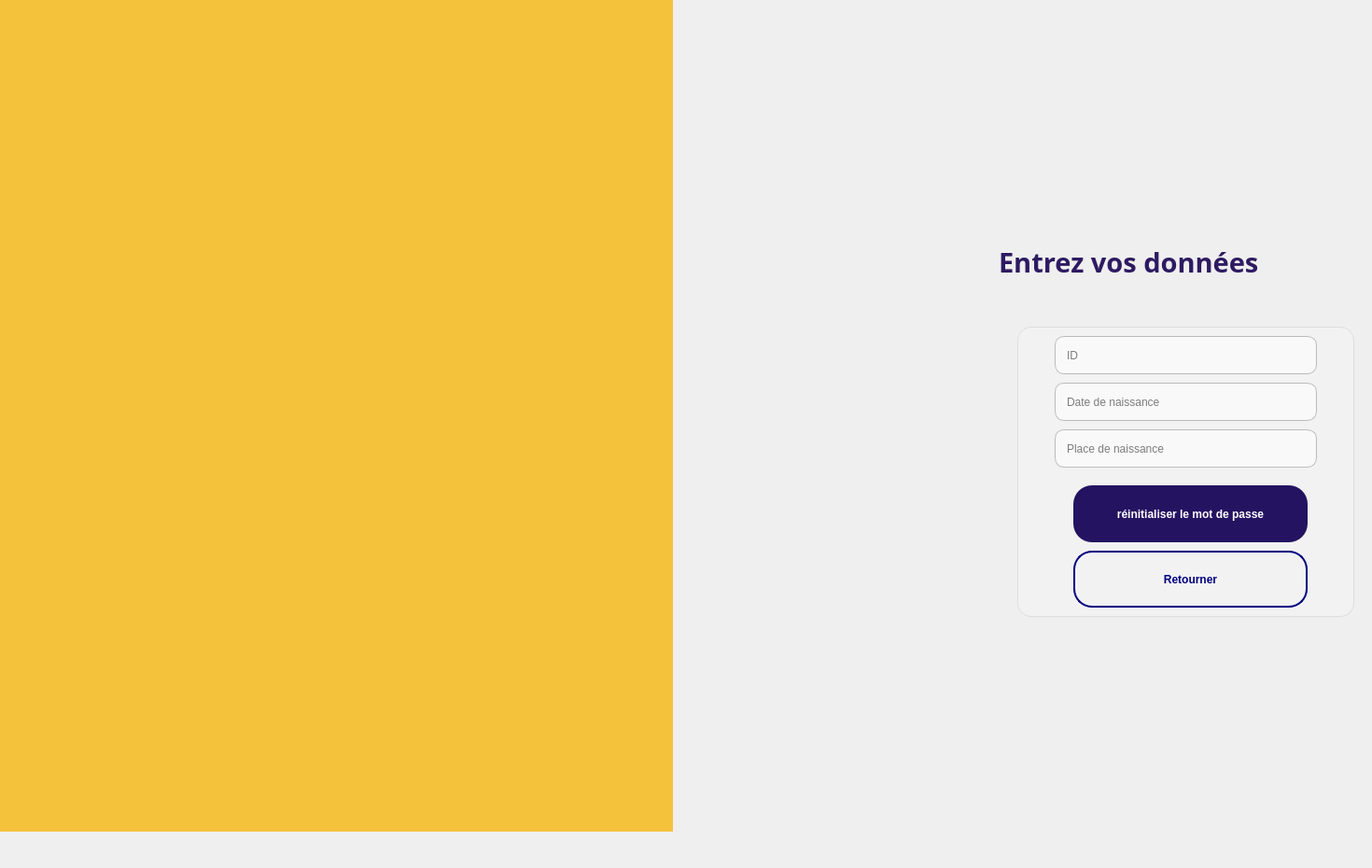
    <widget class="QWidget" name="page_6">
     <widget class="QLineEdit" name="lineEdit_11">
      <property name="geometry">
       <rect>
        <x>230</x>
        <y>320</y>
        <width>281</width>
        <height>41</height>
       </rect>
      </property>
      <property name="styleSheet">
       <string notr="true">QLineEdit {
    background: #f9f9f9;
    border: 1px solid #bbb;
    border-radius: 10px;
    padding: 6px 10px;
	color:black
}
QLineEdit:focus {
    border: 1px solid #5c6bc0; /* highlight on focus */
    background: #fff;
}</string>
      </property>
      <property name="placeholderText">
       <string>Mot de passe</string>
      </property>
     </widget>
     <widget class="QWidget" name="widget_8" native="true">
      <property name="geometry">
       <rect>
        <x>-10</x>
        <y>-30</y>
        <width>731</width>
        <height>921</height>
       </rect>
      </property>
      <property name="styleSheet">
       <string notr="true">background-color: #F5C23C</string>
      </property>
      <widget class="QLabel" name="label_29">
       <property name="geometry">
        <rect>
         <x>200</x>
         <y>330</y>
         <width>361</width>
         <height>241</height>
        </rect>
       </property>
       <property name="text">
        <string/>
       </property>
       <property name="pixmap">
        <pixmap>:/pic/pic/logo login.png</pixmap>
       </property>
      </widget>
      <widget class="QLabel" name="label_30">
       <property name="geometry">
        <rect>
         <x>130</x>
         <y>240</y>
         <width>521</width>
         <height>411</height>
        </rect>
       </property>
       <property name="text">
        <string/>
       </property>
       <property name="pixmap">
        <pixmap resource="resources.qrc">:/images/hlow.png</pixmap>
       </property>
       <property name="scaledContents">
        <bool>true</bool>
       </property>
      </widget>
     </widget>
     <widget class="QLabel" name="label_28">
      <property name="geometry">
       <rect>
        <x>1070</x>
        <y>230</y>
        <width>391</width>
        <height>101</height>
       </rect>
      </property>
      <property name="font">
       <font>
        <family>Poppins</family>
        <pointsize>22</pointsize>
        <bold>true</bold>
       </font>
      </property>
      <property name="styleSheet">
       <string notr="true">color: rgb(46, 26, 98);</string>
      </property>
      <property name="text">
       <string>Entrez vos données</string>
      </property>
     </widget>
     <widget class="QFrame" name="frame_3">
      <property name="geometry">
       <rect>
        <x>1090</x>
        <y>350</y>
        <width>361</width>
        <height>311</height>
       </rect>
      </property>
      <property name="styleSheet">
       <string notr="true">QFrame {
    background-color:#F2F2F2;
    border-radius: 15px;
    border: 1px solid #ddd;
    box-shadow: 0px 4px 12px rgba(0,0,0,0.2); /* only works in Qt6 with QSS extensions */
}
</string>
      </property>
      <property name="frameShape">
       <enum>QFrame::Shape::NoFrame</enum>
      </property>
      <property name="frameShadow">
       <enum>QFrame::Shadow::Raised</enum>
      </property>
      <widget class="QPushButton" name="return_2">
       <property name="geometry">
        <rect>
         <x>60</x>
         <y>240</y>
         <width>251</width>
         <height>61</height>
        </rect>
       </property>
       <property name="styleSheet">
        <string notr="true">QPushButton {
    background-color: transparent;
    color: navy;
    border: 2px solid navy;
    border-radius: 20px;
    padding: 10px 20px;
    font-weight: bold;
}
QPushButton:hover {
    background-color: rgba(0,0,128,0.1);
}</string>
       </property>
       <property name="text">
        <string>Retourner</string>
       </property>
      </widget>
      <widget class="QPushButton" name="resetforg">
       <property name="geometry">
        <rect>
         <x>60</x>
         <y>170</y>
         <width>251</width>
         <height>61</height>
        </rect>
       </property>
       <property name="styleSheet">
        <string notr="true">QPushButton {
    background-color: #241361;
    color: white;
    border-radius: 20px;
    padding: 10px 20px;
    font-weight: bold;
}
QPushButton:hover {
    background-color: #000080;
}</string>
       </property>
       <property name="text">
        <string>réinitialiser le mot de passe</string>
       </property>
      </widget>
      <widget class="QLineEdit" name="dateforg">
       <property name="geometry">
        <rect>
         <x>40</x>
         <y>60</y>
         <width>281</width>
         <height>41</height>
        </rect>
       </property>
       <property name="styleSheet">
        <string notr="true">QLineEdit {
    background: #f9f9f9;

    border: 1px solid #bbb;
    border-radius: 10px;
    padding: 6px 10px;
	color:black
}
QLineEdit:focus {
    border: 1px solid #5c6bc0; /* highlight on focus */
    background: #fff;
}</string>
       </property>
       <property name="placeholderText">
        <string>Date de naissance</string>
       </property>
      </widget>
      <widget class="QLineEdit" name="placeforg">
       <property name="geometry">
        <rect>
         <x>40</x>
         <y>110</y>
         <width>281</width>
         <height>41</height>
        </rect>
       </property>
       <property name="styleSheet">
        <string notr="true">QLineEdit {
    background: #f9f9f9;

    border: 1px solid #bbb;
    border-radius: 10px;
    padding: 6px 10px;
	color:black
}
QLineEdit:focus {
    border: 1px solid #5c6bc0; /* highlight on focus */
    background: #fff;
}</string>
       </property>
       <property name="placeholderText">
        <string>Place de naissance</string>
       </property>
      </widget>
      <widget class="QLineEdit" name="IDpass">
       <property name="geometry">
        <rect>
         <x>40</x>
         <y>10</y>
         <width>281</width>
         <height>41</height>
        </rect>
       </property>
       <property name="styleSheet">
        <string notr="true">QLineEdit {
    background: #f9f9f9;

    border: 1px solid #bbb;
    border-radius: 10px;
    padding: 6px 10px;
	color:black
}
QLineEdit:focus {
    border: 1px solid #5c6bc0; /* highlight on focus */
    background: #fff;
}</string>
       </property>
       <property name="placeholderText">
        <string>ID</string>
       </property>
      </widget>
     </widget>
    </widget>
